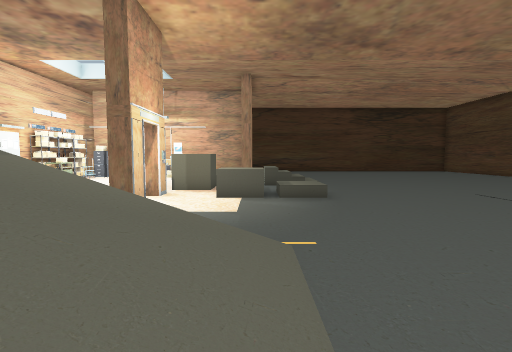
[1] (above)

24 first-person views from a walk through a level from a Godot 3-D game. The camera is 1.3 m above the floor, tilts 4° down and sees 85° across. The floor is counted in squares, 1 m on a side. Each view is taken from the middle of a square. On the plan, view 1 faces up. The plan holds only what a view shows up to about 13 squares ahead; the rest is blank.

[2]
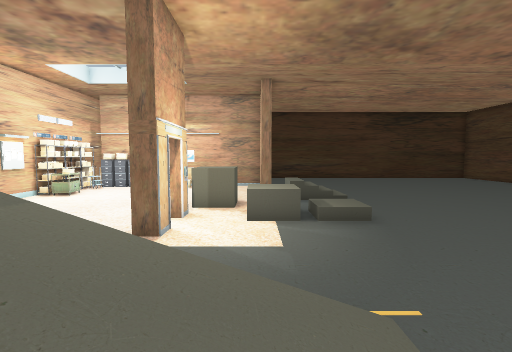

[3]
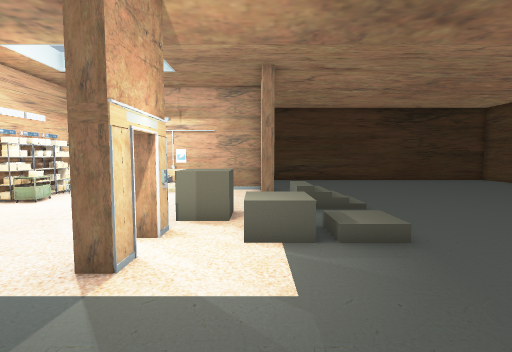

[4]
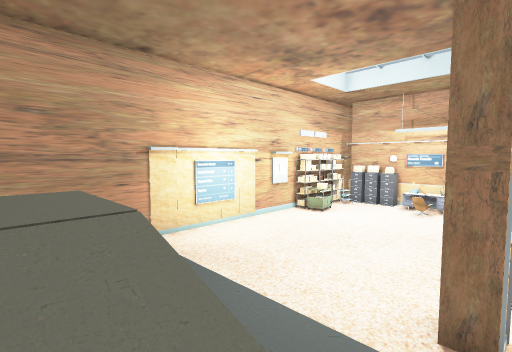

[5]
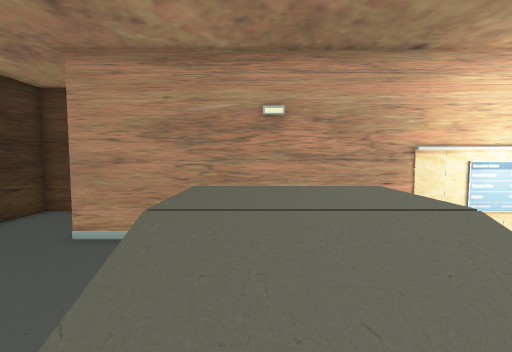

[6]
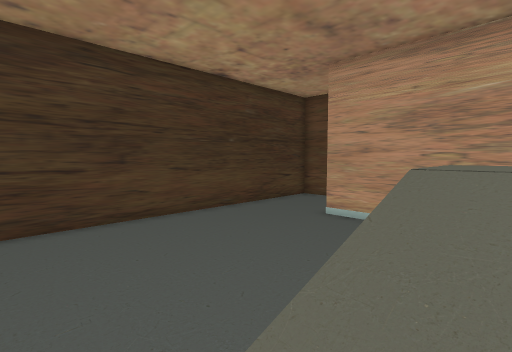

[7]
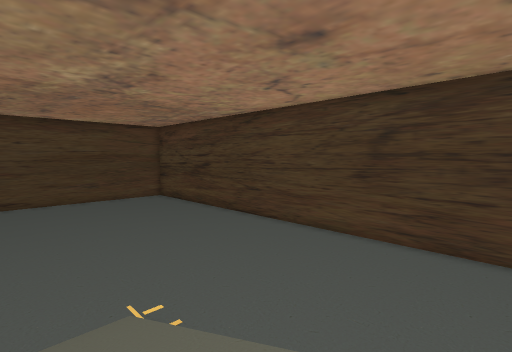

[8]
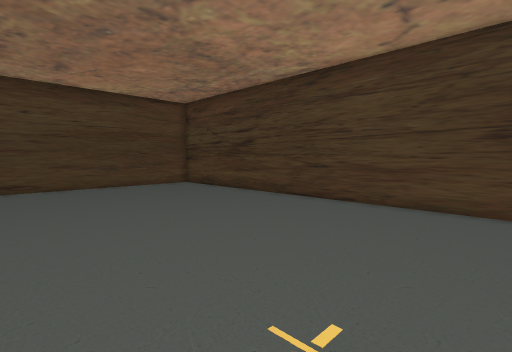

[9]
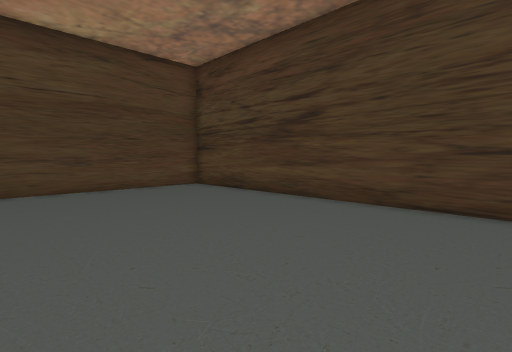

[10]
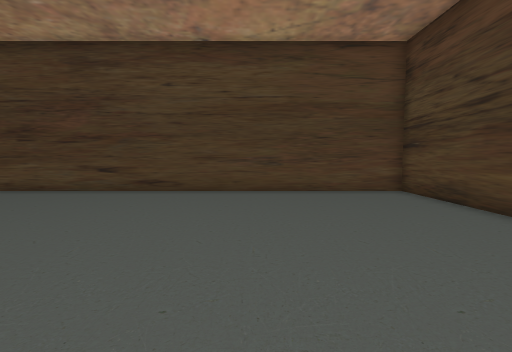

[11]
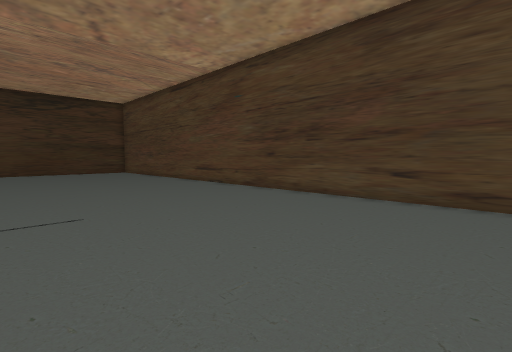

[12]
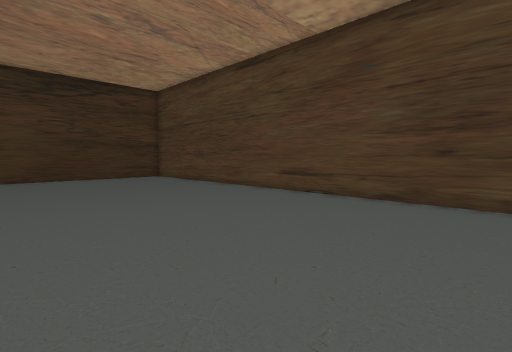

[13]
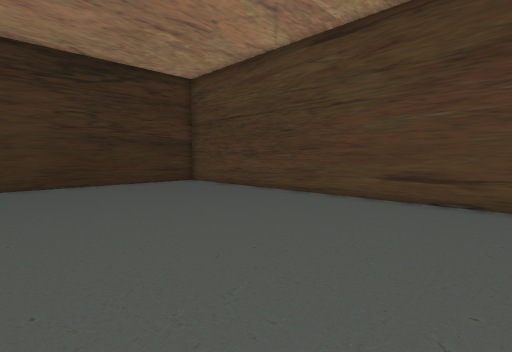

[14]
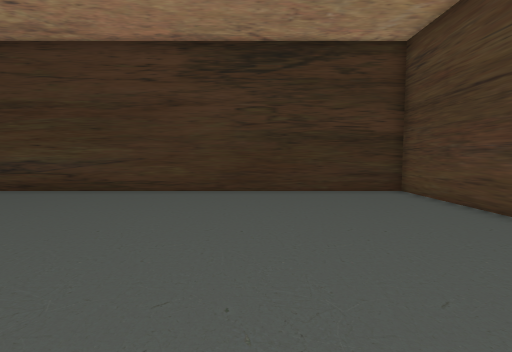

[15]
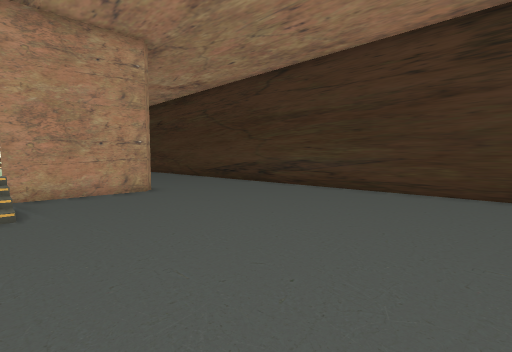

[16]
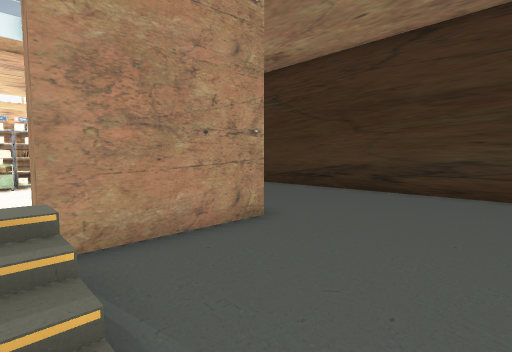

[17]
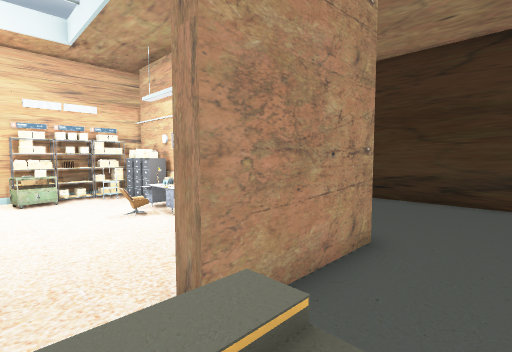

[18]
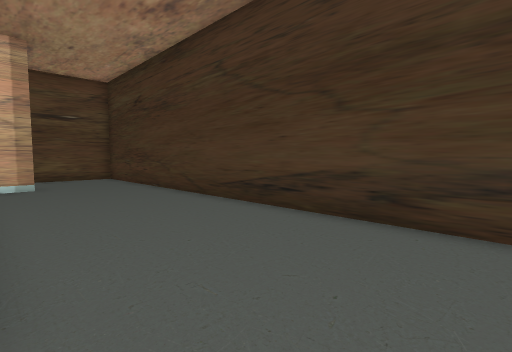

[19]
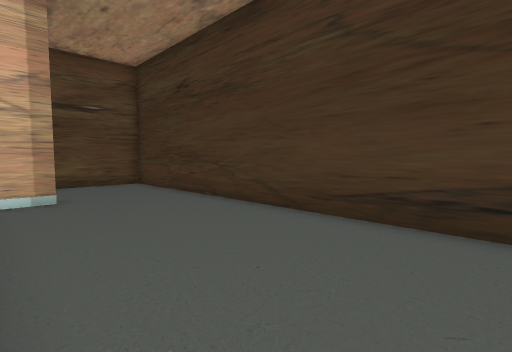

[20]
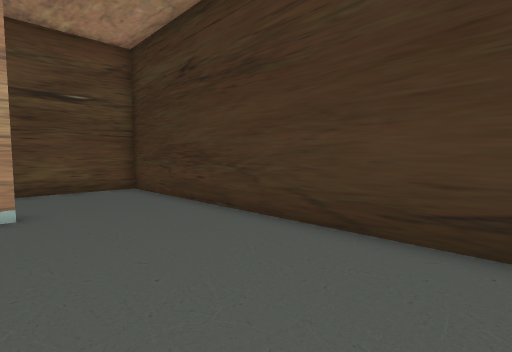

[21]
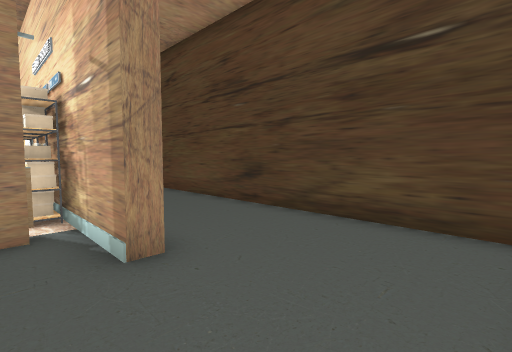

[22]
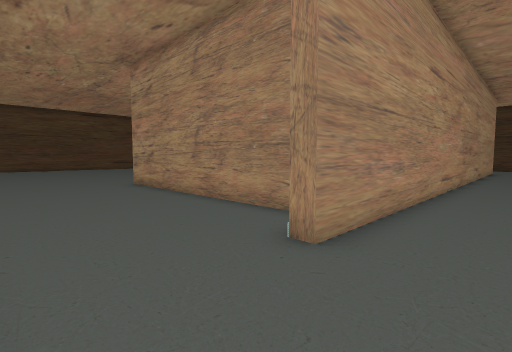

[23]
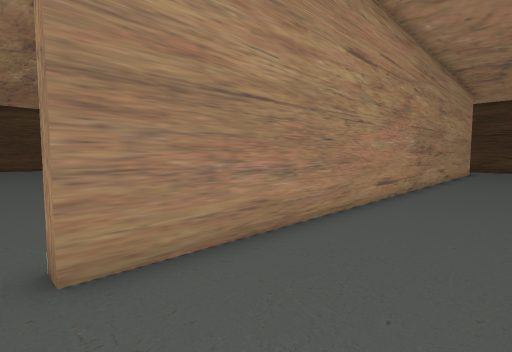

[24]
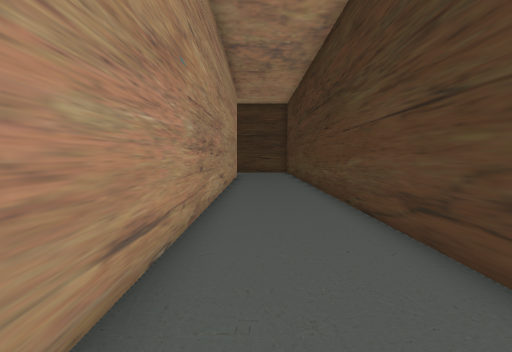

### Floor plan
Key: @ floor where view 1 was taken; # wall or solid block; x gap in a wall; . main floor; : floor 2 m higher than the main floor; / step, stairs or slope; = window, fence, low wall or low ledge; ^ raised ledge; S shelf; T trolley; E desk; C chair; A cabinet; O other object.
Columns run from 16 left of view 1 to 17 right of it. Each row starts with its distance up from view 1.
 25 ##################################
 24 #................................#
 23 #................................#
 22 #................................#
 21 #................................#
 20 #....#...........................#
 19 #....#...........................#
 18 #....#AOE#  #####................#
 17 #....S#.AOE.    #................#
 16 #....S....C...  #................#
 15 #....OO.........#................#
 14 #....ST..........///.............#
 13 #....#...........///.............#
 12 #....#.......^^..................#
 11 #....#.......^^..................#
 10 #....#.........^^//..............#
  9 #....#......#..^^//..............#
  8 #....#......x....................#
  7 #....#......#....................#
  6 #....# ................ .........#
  5 #....#       .........  .........#
  4 #....#    .///==/....   .........#
  3 #....#   :://////................#
  2 #....#   :://////................#
  1      #   :://////................#
  0      #     .....@................#
 -1      # ..........................#
 -2      #...........................#
 -3      #...........................#
 -4     .............................#
 -5   ...............................#
 -6 #................................#
 -7 #................................#
 -8 ##################################

Positions as (right, up) in squares from view 1, and headings:
1: (0, 0), facing up
2: (-1, 1), facing up
3: (-1, 3), facing up
4: (-3, 3), facing up-left
5: (-3, 2), facing left
6: (-2, 2), facing down-left
7: (-5, 3), facing down-right
8: (-1, 3), facing down-right
9: (5, 0), facing down-right
10: (6, -2), facing right
11: (8, 1), facing up-right
12: (8, 7), facing up-right
13: (8, 11), facing up-right
14: (11, 14), facing up
15: (10, 14), facing up-left
16: (4, 14), facing up-left
17: (2, 13), facing up-left
18: (2, 19), facing up-left
19: (-2, 19), facing up-left
20: (-4, 20), facing up-left
21: (-10, 24), facing down-left
22: (-14, 24), facing down-right
23: (-15, 21), facing down-right
24: (-13, 15), facing down
